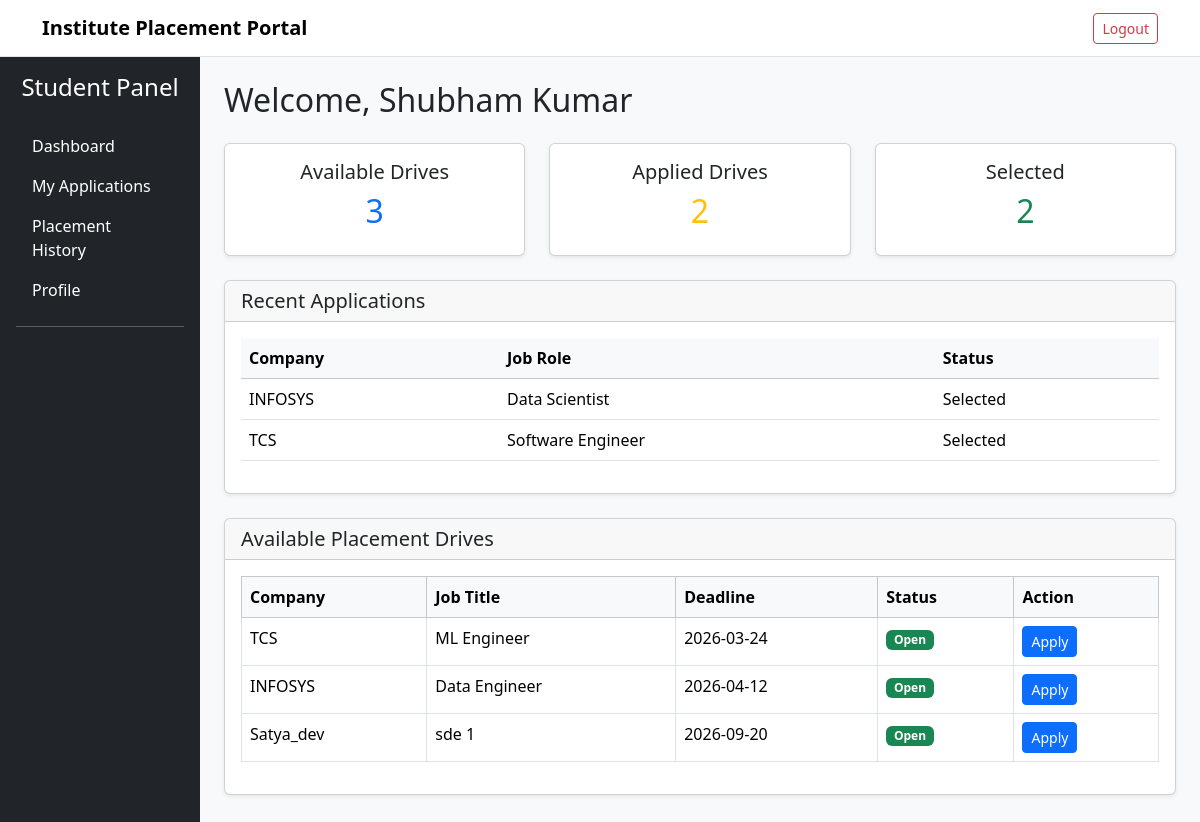
The page /student/dashboard (signed in) on the database its author committed.
### app/models/student.py (models this page shows, shortened)
class Student(db.Model):
    __tablename__ = "students"
    id = db.Column(db.Integer, primary_key=True)
    user_id = db.Column(
        db.Integer,
        db.ForeignKey("users.id", ondelete="CASCADE"),
        nullable=False,
        unique=True,
        index=True,
    )
    student_id = db.Column(
        db.String(50),
        nullable=False,
        unique=True,
        index=True,
    )
    name = db.Column(db.String(100), nullable=False)
    branch = db.Column(db.String(50), nullable=False)
    cgpa = db.Column(db.Float, nullable=False)
    resume_path = db.Column(db.String(255), nullable=True)
    is_resume_uploaded = db.Column(
        db.Boolean,
        nullable=False,
        default=False,
    )
    is_blacklisted = db.Column(
        db.Boolean,
        nullable=False,
        default=False,
    )
    created_at = db.Column(
        db.DateTime,
        nullable=False,
        server_default=db.func.current_timestamp(),
    )
    user = db.relationship(
        "User",
        backref=db.backref("student", uselist=False),
        passive_deletes=True,
    )
    applications = db.relationship(
        "Application",
        back_populates="student",
        cascade="all, delete-orphan",
    )

### app/models/application.py (models this page shows, shortened)
class Application(db.Model):
    __tablename__ = "applications"
    __table_args__ = (
        db.UniqueConstraint(
            "student_id",
            "drive_id",
            name="unique_application",
        ),
        db.CheckConstraint(
            f"status IN ('{APPLICATION_APPLIED}', "
            f"'{APPLICATION_SHORTLISTED}', "
            f"'{APPLICATION_SELECTED}', "
            f"'{APPLICATION_REJECTED}')",
            name="valid_application_status",
        ),
    )
    id = db.Column(db.Integer, primary_key=True)
    student_id = db.Column(
        db.Integer,
        db.ForeignKey("students.id", ondelete="CASCADE"),
        nullable=False,
        index=True,
    )
    drive_id = db.Column(
        db.Integer,
        db.ForeignKey("placement_drives.id", ondelete="CASCADE"),
        nullable=False,
        index=True,
    )
    status = db.Column(
        db.String(20),
        nullable=False,
        default=APPLICATION_APPLIED,
    )
    applied_at = db.Column(
        db.DateTime,
        nullable=False,
        server_default=db.func.current_timestamp(),
    )
    student = db.relationship(
        "Student",
        back_populates="applications",
        passive_deletes=True,
    )
    drive = db.relationship(
        "PlacementDrive",
        back_populates="applications",
        passive_deletes=True,
    )

### app/models/company.py (models this page shows, shortened)
class Company(db.Model):
    __tablename__ = "companies"
    __table_args__ = (
        db.CheckConstraint(
            f"approval_status IN ('{COMPANY_PENDING}', "
            f"'{COMPANY_APPROVED}', "
            f"'{COMPANY_REJECTED}')",
            name="valid_company_status",
        ),
    )
    id = db.Column(db.Integer, primary_key=True)
    user_id = db.Column(
        db.Integer,
        db.ForeignKey("users.id", ondelete="CASCADE"),
        nullable=False,
        unique=True,
        index=True,
    )
    company_name = db.Column(db.String(150), nullable=False, index=True)
    hr_email = db.Column(db.String(120), nullable=False)
    website = db.Column(db.String(255), nullable=True)
    approval_status = db.Column(
        db.String(20),
        nullable=False,
        default=COMPANY_PENDING,
    )
    is_blacklisted = db.Column(
        db.Boolean,
        nullable=False,
        default=False,
    )
    created_at = db.Column(
        db.DateTime,
        nullable=False,
        server_default=db.func.current_timestamp(),
    )
    approved_at = db.Column(
        db.DateTime,
        nullable=True,
    )
    user = db.relationship(
        "User",
        backref=db.backref("company", uselist=False),
        passive_deletes=True,
    )
    drives = db.relationship(
        "PlacementDrive",
        back_populates="company",
        cascade="all, delete-orphan",
    )

### app/models/placement_drive.py (models this page shows, shortened)
class PlacementDrive(db.Model):
    __tablename__ = "placement_drives"
    __table_args__ = (
        db.CheckConstraint(
            f"status IN ("
            f"'{DRIVE_PENDING}', "
            f"'{DRIVE_APPROVED}', "
            f"'{DRIVE_REJECTED}', "
            f"'{DRIVE_CLOSED}'"
            f")",
            name="valid_drive_status",
        ),
    )
    id = db.Column(db.Integer, primary_key=True)
    company_id = db.Column(
        db.Integer,
        db.ForeignKey("companies.id", ondelete="CASCADE"),
        nullable=False,
        index=True,
    )
    job_title = db.Column(db.String(150), nullable=False)
    job_description = db.Column(db.Text, nullable=False)
    eligibility_criteria = db.Column(db.String(200), nullable=False)
    application_deadline = db.Column(db.Date, nullable=False)
    status = db.Column(
        db.String(20),
        nullable=False,
        default=DRIVE_PENDING,
    )
    created_at = db.Column(
        db.DateTime,
        nullable=False,
        server_default=db.func.current_timestamp(),
    )
    approved_at = db.Column(
        db.DateTime,
        nullable=True,
    )
    company = db.relationship(
        "Company",
        back_populates="drives",
        passive_deletes=True,
    )
    applications = db.relationship(
        "Application",
        back_populates="drive",
        cascade="all, delete-orphan",
    )

### app/blueprints/student/routes.py (the view, shortened to what this page needs)
@student_bp.route("/dashboard")
@login_required
@student_required
def student_dashboard_view():
    student = current_user.student
    dashboard_data = StudentService.get_student_dashboard_data(student.id)
    return render_template(
        "student/dashboard.html",
        **dashboard_data
    )

### app/extensions.py (called while the page is built)
@login_manager.user_loader #This decorator tells Flask-Login that this function will be used to load a user given their ID. When a user logs in, their ID is stored in the session. For subsequent requests, Flask-Login will call this function with the stored user ID to retrieve the user object from the database.
def load_user(user_id):
    from app.models.user import User
    return User.query.get(int(user_id))

### app/services/application_service.py (called while the page is built)
    @staticmethod
    def get_student_applications(student_id):
        return (
            Application.query
            .filter_by(student_id=student_id)
            .order_by(Application.id.desc())
            .all()
        )

### app/templates/student/dashboard.html (shortened to what this page needs)
{% extends "student/layout.html" %}
{% block student_content %}
<h2 class="mb-4">
    Welcome, {{ student.name }}
</h2>
{% include "student/components/_stats_cards.html" %}
<div class="card shadow-sm mb-4">
    <div class="card-header">
        <h5 class="mb-0">Recent Applications</h5>
    </div>
    <div class="card-body">
        {% if recent_applications %}
        <table class="table table-hover">
            <thead class="table-light">
                <tr>
                    <th>Company</th>
                    <th>Job Role</th>
                    <th>Status</th>
                </tr>
            </thead>
            <tbody>
                {% for application in recent_applications %}
                <tr>
                    <td>{{ application.drive.company.company_name }}</td>
                    <td>{{ application.drive.job_title }}</td>
                    <td>{{ application.status | capitalize }}</td>
                </tr>
                {% endfor %}
            </tbody>
        </table>
        {% else %}
        <p class="text-muted">
            No recent applications.
        </p>
        {% endif %}
    </div>
</div>
<div class="card shadow-sm">
    <div class="card-header">
        <h5 class="mb-0">Available Placement Drives</h5>
    </div>
    <div class="card-body">
        {% if approved_drives %}
        {% include "student/components/_drive_table.html" %}
        {% else %}
        <p class="text-muted">
            No placement drives available currently.
        </p>
        {% endif %}
    </div>
</div>
{% endblock %}

### app/templates/student/layout.html (shortened to what this page needs)
{% extends "base.html" %}
{% block content %}
<div class="container-fluid">
    <div class="row">
        <div class="col-md-2 bg-dark min-vh-100 p-0">
            {% include "student/components/_student_sidebar.html" %}
        </div>
        <div class="col-md-10 p-4">
            {% block student_content %}
            {% endblock %}
        </div>
    </div>
</div>
{% endblock %}

### app/templates/base.html (shortened to what this page needs)
<!DOCTYPE html>
<html lang="en">
<head>
    <link
        href="https://cdn.jsdelivr.net/npm/bootstrap@5.3.2/dist/css/bootstrap.min.css"
        rel="stylesheet"
    >
    <link
        rel="stylesheet"
        href="{{ url_for('static', filename='css/style.css') }}"
    >
</head>
<body class="bg-light">
    <nav class="navbar navbar-expand-lg navbar-light bg-white border-bottom">
        <div class="container">
            <a class="navbar-brand fw-semibold" href="{{ url_for('home') }}">
                Institute Placement Portal
            </a>
            <div class="ms-auto">
                {% if current_user.is_authenticated %}
                    <form action="{{ url_for('auth.logout_view') }}" method="POST" class="d-inline">
                        <button class="btn btn-outline-danger btn-sm">
                            Logout
                        </button>
                    </form>
                {% endif %}
            </div>
        </div>
    </nav>
    {% block content %}
    {% endblock %}
</body>
</html>

### app/templates/student/components/_student_sidebar.html
<nav class="nav flex-column text-white p-3">
    <h4 class="text-center mb-4">Student Panel</h4>
    <a class="nav-link text-white"
       href="{{ url_for('student.student_dashboard_view') }}">
        Dashboard
    </a>
    <a class="nav-link text-white"
       href="{{ url_for('student.my_applications_view') }}">
        My Applications
    </a>
    <a class="nav-link text-white"
       href="{{ url_for('student.placement_history_view') }}">
        Placement History
    </a>
    <a class="nav-link text-white"
       href="{{ url_for('student.student_profile_view') }}">
        Profile
    </a>
    <hr class="text-white">
</nav>

### app/templates/student/components/_stats_cards.html
<div class="row mb-4">
    <div class="col-md-4">
        <div class="card text-center shadow-sm">
            <div class="card-body">
                <h5 class="card-title">Available Drives</h5>
                <h2 class="text-primary">
                    {{ available_drives_count }}
                </h2>
            </div>
        </div>
    </div>
    <div class="col-md-4">
        <div class="card text-center shadow-sm">
            <div class="card-body">
                <h5 class="card-title">Applied Drives</h5>
                <h2 class="text-warning">
                    {{ applied_drives_count }}
                </h2>
            </div>
        </div>
    </div>
    <div class="col-md-4">
        <div class="card text-center shadow-sm">
            <div class="card-body">
                <h5 class="card-title">Selected</h5>
                <h2 class="text-success">
                    {{ selected_count }}
                </h2>
            </div>
        </div>
    </div>
</div>

### app/templates/student/components/_drive_table.html
<table class="table table-bordered table-hover">
    <thead class="table-light">
        <tr>
            <th>Company</th>
            <th>Job Title</th>
            <th>Deadline</th>
            <th>Status</th>
            <th>Action</th>
        </tr>
    </thead>
    <tbody>
        {% for drive in approved_drives %}
        <tr>
            <td>{{ drive.company.company_name }}</td>
            <td>{{ drive.job_title }}</td>
            <td>{{ drive.application_deadline }}</td>
            <td>
                {% if drive.id in applied_drive_ids %}
                    <span class="badge bg-secondary">Applied</span>
                {% else %}
                    <span class="badge bg-success">Open</span>
                {% endif %}
            </td>
            <td>
                {% if drive.id not in applied_drive_ids %}
                <form method="POST"
                      action="{{ url_for('student.apply_to_drive_view', drive_id=drive.id) }}" style="display:inline;">
                    <button type="submit" class="btn btn-primary btn-sm">
                        Apply
                    </button>
                </form>
                {% else %}
                <span class="text-muted">Already Applied</span>
                {% endif %}
            </td>
        </tr>
        {% endfor %}
    </tbody>
</table>

### rows shown on the page
Student: name "Shubham Kumar"
Application: drive.company.company_name "INFOSYS", drive.job_title "Data Scientist", status "Selected"
Application: drive.company.company_name "TCS", drive.job_title "Software Engineer", status "Selected"
PlacementDrive: company.company_name "TCS", job_title "ML Engineer", application_deadline "2026-03-24", shows "Open"
PlacementDrive: company.company_name "INFOSYS", job_title "Data Engineer", application_deadline "2026-04-12", shows "Open"
PlacementDrive: company.company_name "Satya_dev", job_title "sde 1", application_deadline "2026-09-20", shows "Open"

### other values the page prints
{{ available_drives_count }} "3"
{{ applied_drives_count }} "2"
{{ selected_count }} "2"
